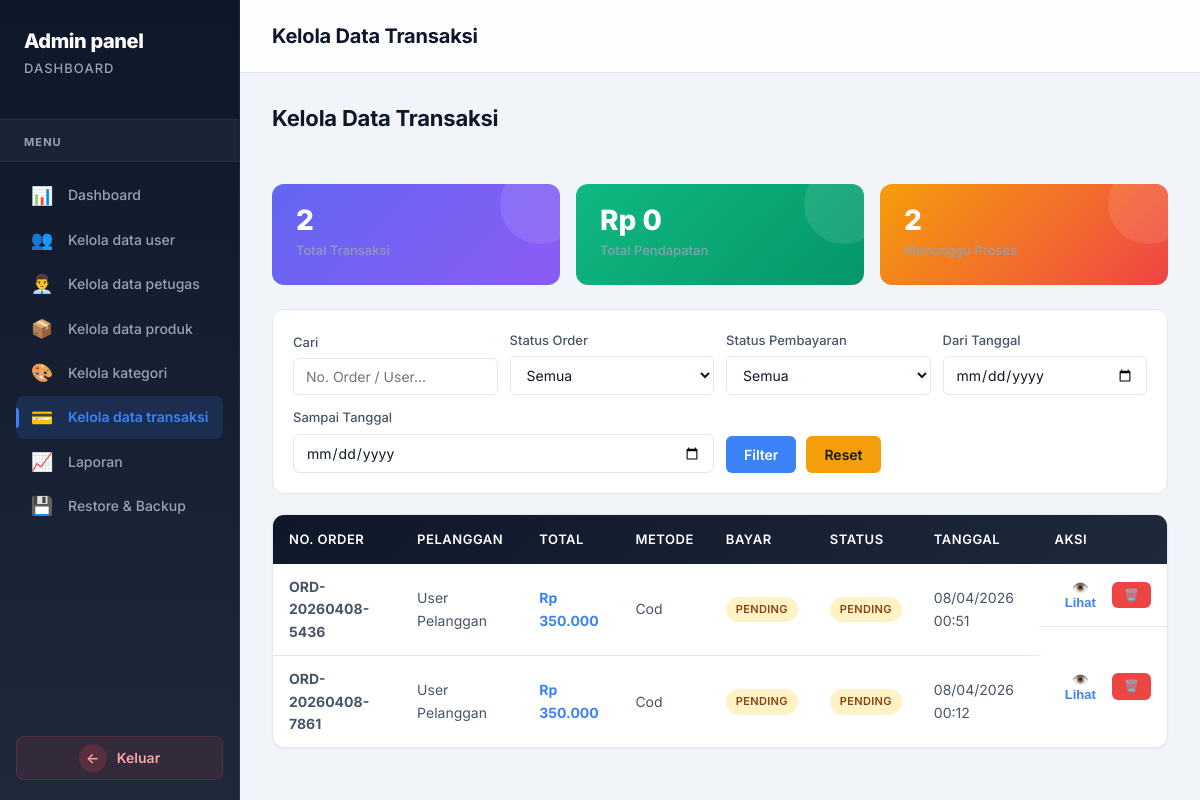
The page /Admin/kelola_transaksi.php (signed in) on the database its author committed.
### tables this page shows
CREATE TABLE `transactions` (
  `id` int(11) NOT NULL,
  `user_id` int(11) NOT NULL,
  `order_number` varchar(50) NOT NULL,
  `total_amount` decimal(15,2) NOT NULL,
  `payment_method` enum('transfer','cod','e-wallet') NOT NULL,
  `payment_status` enum('pending','paid','cancelled') NOT NULL DEFAULT 'pending',
  `order_status` enum('pending','processing','shipped','completed','cancelled') NOT NULL DEFAULT 'pending',
  `shipping_address` text NOT NULL,
  `notes` text DEFAULT NULL,
  `created_at` timestamp NOT NULL DEFAULT current_timestamp(),
  `updated_at` timestamp NOT NULL DEFAULT current_timestamp() ON UPDATE current_timestamp()
);

CREATE TABLE `users` (
  `id` int(11) NOT NULL,
  `username` varchar(100) NOT NULL,
  `email` varchar(255) NOT NULL,
  `password` varchar(255) NOT NULL,
  `full_name` varchar(255) NOT NULL,
  `phone` varchar(20) DEFAULT NULL,
  `address` text DEFAULT NULL,
  `role` enum('admin','user','petugas') NOT NULL DEFAULT 'user',
  `status` enum('active','inactive') NOT NULL DEFAULT 'active',
  `created_at` timestamp NOT NULL DEFAULT current_timestamp(),
  `updated_at` timestamp NOT NULL DEFAULT current_timestamp() ON UPDATE current_timestamp()
);

### Admin/kelola_transaksi.php (the view, shortened to what this page needs)
<?php
$current_page = basename($_SERVER['PHP_SELF']);
$search = $_GET['search'] ?? '';
$date_from = $_GET['date_from'] ?? '';
$date_to = $_GET['date_to'] ?? '';
$query = "SELECT t.*, u.username, u.full_name, u.email FROM transactions t
          LEFT JOIN users u ON t.user_id = u.id WHERE 1=1";
$params = [];
$query .= " ORDER BY t.created_at DESC";
try {
    $pdo = getDBConnection();
    $stmt = $pdo->prepare($query);
    $stmt->execute($params);
    $transactions = $stmt->fetchAll();
    $stmt = $pdo->query("SELECT COUNT(*) as total FROM transactions");
    $total_trans = $stmt->fetch()['total'];
    $stmt = $pdo->query("SELECT SUM(total_amount) as total FROM transactions WHERE payment_status = 'paid'");
    $total_revenue = $stmt->fetch()['total'] ?? 0;
    $stmt = $pdo->query("SELECT COUNT(*) as total FROM transactions WHERE order_status = 'pending'");
    $pending_count = $stmt->fetch()['total'];
} catch (PDOException $e) {
    $error = 'Database error: ' . $e->getMessage();
    $transactions = [];
    $total_trans = 0;
    $total_revenue = 0;
    $pending_count = 0;
}
?>
<!DOCTYPE html>
<html lang="id">
<head>
    <link rel="stylesheet" href="../css/shared.css" />
</head>
<body data-role="admin">
<div class="main-container">
    <div class="sidebar">
        <div class="sidebar-header"><span class="admin-panel-title">Admin panel</span><span class="dashboard-title">Dashboard</span></div>
        <div class="menu-divider"><span class="menu-label">Menu</span></div>
        <nav class="sidebar-nav">
            <a href="dashboard_admin.php"><span class="nav-icon">📊</span> Dashboard</a>
            <a href="kelola_user.php"><span class="nav-icon">👥</span> Kelola data user</a>
            <a href="kelola_petugas.php"><span class="nav-icon">👨‍💼</span> Kelola data petugas</a>
            <a href="kelola_produk.php"><span class="nav-icon">📦</span> Kelola data produk</a>
                        <a href="kelola_kategori.php" class="<?php echo ($current_page == 'kelola_produk.php') ? 'active' : ''; ?>">
                <span class="nav-icon">🎨</span>
                Kelola kategori
            </a>
            <a href="kelola_transaksi.php" class="<?php echo $current_page == 'kelola_transaksi.php' ? 'active' : ''; ?>"><span class="nav-icon">💳</span> Kelola data transaksi</a>
            <a href="laporan.php"><span class="nav-icon">📈</span> Laporan</a>
            <a href="restore_backup.php"><span class="nav-icon">💾</span> Restore & Backup</a>
        </nav>
        <a href="../Auth/logout.php" class="logout-button"><span class="logout-icon">←</span><span class="logout-text">Keluar</span></a>
    </div>
    <div class="main-content">
        <div class="top-bar"><h1>Kelola Data Transaksi</h1></div>
        <div class="content-area">
            <div class="page-header">
                <h2 class="page-title">Kelola Data Transaksi</h2>
            </div>
            <div class="stats-summary">
                <div class="stat-box"><div class="stat-number"><?php echo number_format($total_trans); ?></div><div class="stat-label">Total Transaksi</div></div>
                <div class="stat-box revenue"><div class="stat-number">Rp <?php echo number_format($total_revenue, 0, ',', '.'); ?></div><div class="stat-label">Total Pendapatan</div></div>
                <div class="stat-box pending"><div class="stat-number"><?php echo number_format($pending_count); ?></div><div class="stat-label">Menunggu Proses</div></div>
            </div>
            <div class="filter-section">
                <form method="GET" action="" class="filter-form">
                    <div class="filter-group"><label for="search">Cari</label><input type="text" id="search" name="search" value="<?php echo htmlspecialchars($search); ?>" placeholder="No. Order / User..."></div>
                    <div class="filter-group"><label for="order_status">Status Order</label><select id="order_status" name="order_status"><option value="">Semua</option></select></div>
                    <div class="filter-group"><label for="payment_status">Status Pembayaran</label><select id="payment_status" name="payment_status"><option value="">Semua</option></select></div>
                    <div class="filter-group"><label for="date_from">Dari Tanggal</label><input type="date" id="date_from" name="date_from" value="<?php echo htmlspecialchars($date_from); ?>"></div>
                    <div class="filter-group"><label for="date_to">Sampai Tanggal</label><input type="date" id="date_to" name="date_to" value="<?php echo htmlspecialchars($date_to); ?>"></div>
                    <div class="filter-group" style="min-width:auto;"><button type="submit" class="btn btn-primary">Filter</button><a href="kelola_transaksi.php" class="btn btn-warning" style="margin-left:10px;">Reset</a></div>
                </form>
            </div>
            <div class="table-container">
                <table>
                    <thead><tr><th>No. Order</th><th>Pelanggan</th><th>Total</th><th>Metode</th><th>Bayar</th><th>Status</th><th>Tanggal</th><th>Aksi</th></tr></thead>
                    <tbody>
                        <?php if(count($transactions) > 0): ?>
                            <?php foreach($transactions as $t): ?>
                            <tr>
                                <td><strong><?php echo htmlspecialchars($t['order_number']); ?></strong></td>
                                <td><?php echo htmlspecialchars($t['full_name'] ?? $t['username']); ?></td>
                                <td class="price">Rp <?php echo number_format($t['total_amount'], 0, ',', '.'); ?></td>
                                <td><?php echo ucfirst($t['payment_method']); ?></td>
                                <td><span class="badge badge-<?php echo $t['payment_status']; ?>"><?php echo ucfirst($t['payment_status']); ?></span></td>
                                <td><span class="badge badge-<?php echo $t['order_status']; ?>"><?php echo ucfirst($t['order_status']); ?></span></td>
                                <td><?php echo date('d/m/Y H:i', strtotime($t['created_at'])); ?></td>
                                <td class="action-buttons">
                                    <button class="view-btn" onclick="viewTransaction(<?php echo $t['id']; ?>)">👁️ Lihat</button>
                                    <?php if($_SESSION['role'] === 'admin'): ?>
                                    <a href="?delete=<?php echo $t['id']; ?>" class="btn btn-danger btn-sm" onclick="return confirm('Hapus transaksi ini?')">🗑️</a>
                                    <?php endif; ?>
                                </td>
                            </tr>
                            <?php endforeach; ?>
                        <?php else: ?>
                            <tr><td colspan="8" style="text-align:center;padding:40px;">Tidak ada transaksi ditemukan</td></tr>
                        <?php endif; ?>
                    </tbody>
                </table>
            </div>
        </div>
    </div>
</div>
</body>
</html>

### rows shown on the page
transactions: order_number "ORD-20260408-5436", user.full_name "User Pelanggan", total_amount "350.000", payment_method "Cod", payment_status "PENDING", order_status "PENDING", created_at "08/04/2026 00:51"
transactions: order_number "ORD-20260408-7861", user.full_name "User Pelanggan", total_amount "350.000", payment_method "Cod", payment_status "PENDING", order_status "PENDING", created_at "08/04/2026 00:12"

### other values the page prints
$total_trans "2"
$total_revenue "0"
$pending_count "2"
